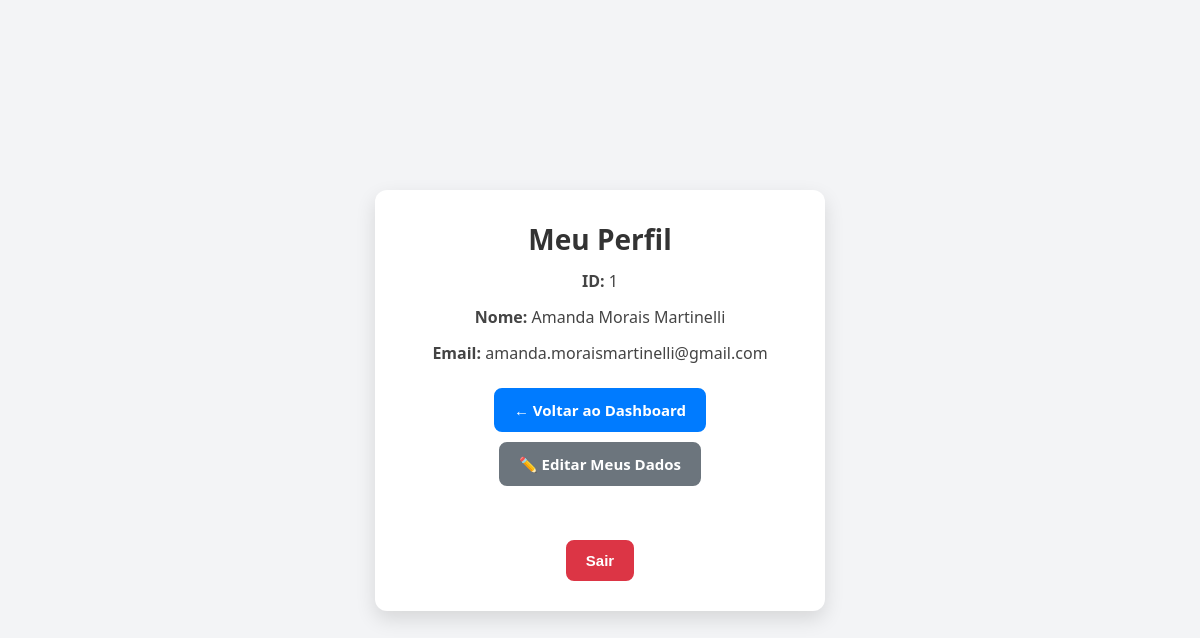
/public/lista_usuarios.php (signed in), run on the app's committed database.
### tables this page shows
CREATE TABLE usuarios (
            id INTEGER PRIMARY KEY AUTOINCREMENT,
            nome TEXT NOT NULL,
            email TEXT NOT NULL UNIQUE,
            senha TEXT NOT NULL
        , tipo TEXT DEFAULT 'cliente');

### src/Models/Usuario.php (called while the page is built, shortened)
<?php
class Usuario {
    private static function conectar() {
        try {
            $pdo = new PDO('sqlite:' . __DIR__ . '/../../db.sqlite');
            $pdo->setAttribute(PDO::ATTR_ERRMODE, PDO::ERRMODE_EXCEPTION);
            return $pdo;
        } catch (PDOException $e) {
            die("Erro ao conectar com o banco: " . $e->getMessage());
        }
    }
    public static function buscarPorId($id) {
        $pdo = self::conectar();
        $stmt = $pdo->prepare("SELECT * FROM usuarios WHERE id = :id");
        $stmt->bindValue(':id', $id, PDO::PARAM_INT);
        $stmt->execute();
        return $stmt->fetch(PDO::FETCH_ASSOC);
    }
}

### public/lista_usuarios.php (the view, shortened to what this page needs)
<?php
$tipo = $_SESSION['tipo'] ?? null;
$id_usuario = $_SESSION['id_usuario'];
$usuario = Usuario::buscarPorId($id_usuario);
$dashboardPath = ($tipo === 'vendedor') ? 'vendedor/dashboard_vendedor.php' : 'cliente/dashboard_cliente.php';
$usuarioPath = 'editar_usuario.php';
$logoutPath = 'logout.php';
?>
<!DOCTYPE html>
<html lang="pt-BR">
<head>
</head>
<body>
    <div class="perfil-container" role="main">
        <h2>Meu Perfil</h2>
        <p><strong>ID:</strong> <?= htmlspecialchars($usuario['id']) ?></p>
        <p><strong>Nome:</strong> <?= htmlspecialchars($usuario['nome']) ?></p>
        <p><strong>Email:</strong> <?= htmlspecialchars($usuario['email']) ?></p>
        <div>
            <a href="<?= $dashboardPath ?>" class="btn btn-primary" aria-label="Voltar ao Dashboard">← Voltar ao Dashboard</a>
            <a href="<?= $usuarioPath ?>" class="btn btn-secondary" aria-label="Editar meus dados">✏️ Editar Meus Dados</a>
        </div>
        <form method="POST" action="<?= $logoutPath ?>" style="margin-top: 30px;">
            <button type="submit" class="btn logout" aria-label="Sair da conta">Sair</button>
        </form>
    </div>
</body>
</html>

### public/lista_usuarios.php (style rules this page uses)
* { box-sizing: border-box; margin: 0; padding: 0; }
body { font-family: 'Segoe UI', Tahoma, Geneva, Verdana, sans-serif; background-color: #f3f4f6; display: flex; align-items: center; justify-content: center; min-height: 100vh; padding: 20px; }
.perfil-container { background: #fff; padding: 30px 40px; border-radius: 12px; box-shadow: 0 8px 20px rgba(0, 0, 0, 0.12); max-width: 450px; width: 100%; text-align: center; }
h2 { color: #333; margin-bottom: 12px; font-size: 28px; font-weight: 700; }
p { margin-bottom: 14px; font-size: 16px; color: #444; }
strong { font-weight: 600; }
.btn { display: inline-block; padding: 10px 18px; margin: 10px 8px 0 8px; border-radius: 8px; font-size: 15px; text-decoration: none; cursor: pointer; transition: background-color 0.3s ease, color 0.3s ease; user-select: none; border: none; font-weight: 600; }
.btn-primary { background-color: #007bff; color: #fff; border: 2px solid #007bff; }
.btn-secondary { background-color: #6c757d; color: #fff; border: 2px solid #6c757d; }
.logout { margin-top: 24px; background-color: #dc3545; border: 2px solid #dc3545; color: white; }

### data on the page
usuarios: id "1", nome "Amanda Morais Martinelli", email "amanda.moraismartinelli@gmail.com"
